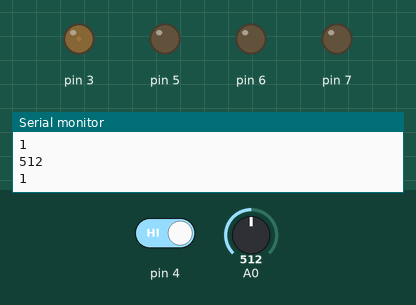
The sketch below on a simulated Arduino Uno, built with avr-gcc and run on an emulated ATmega328P. Parts: output pins drawn as LEDs (lit = HIGH), the last lines printed to the serial monitor. Dashed ring = blinking. The inputs (shaded band) are chosen by the test bench; at power-on: A0 = 512, pin 4 HIGH.

Above: at 1.2 s.
1.3 s: A0 set to 893
2.8 s: A0 set to 916
At 2.96 s:
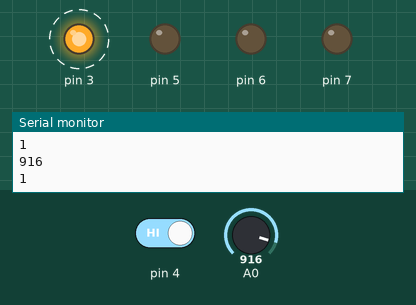
5.8 s: pin 4 driven LOW
At 6.82 s:
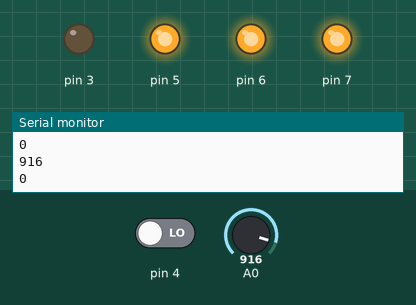
8.8 s: A0 set to 900
10.6 s: pin 4 driven HIGH
At 12.1 s:
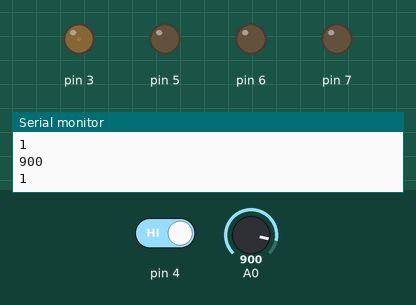
12.4 s: pin 4 driven LOW
At 12.63 s:
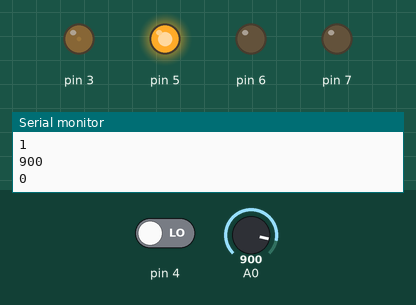
Timing chart, 0 to 15.2 s (numbered marks = the images above; inputs shaded):
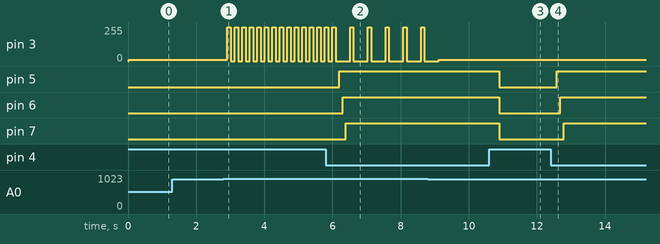

The sketch:

AllInOne.ino
```cpp
void setup() {
  // put your setup code here, to run once:
  Serial.begin(9600);

  pinMode(3,OUTPUT);
  pinMode(5,OUTPUT);
  pinMode(6,OUTPUT);
  pinMode(7,OUTPUT);
  pinMode(4,INPUT);

}

void loop() {
  // put your main code here, to run repeatedly:

  int LDR_val = analogRead(A0);
  int Switch_val = digitalRead(4);

  Serial.println(LDR_val);
  delay(10);
  Serial.println(Switch_val);
  delay(10);

  if( LDR_val > 900 )
    {
      analogWrite(3,255);
      delay(100);
      analogWrite(3,0);
      delay(100);
    }
  else
  {
    analogWrite(3,10);
    delay(100);
  }


  if( Switch_val == 0 )
  {
    digitalWrite(5,HIGH);
    delay(100);
    digitalWrite(6,HIGH);
    delay(100);
    digitalWrite(7,HIGH);
    delay(100);
  }
  else
  {
    digitalWrite(5,LOW);
    digitalWrite(6,LOW);
    digitalWrite(7,LOW);
  }


}
```

Measured:
- the behaviour switches between 900 and 901 on A0 (found by bisection; images 0 and 1)
- after the input at 2.8 s, pin 3: alternates 255/255 for 0.10 s and 0/255 for 0.12 s, starting after 0.11 s
- after the input at 5.8 s, pin 5: LOW → HIGH after 0.40 s; pin 6: LOW → HIGH after 0.50 s; pin 7: LOW → HIGH after 0.60 s
- after the input at 10.6 s, pin 5–7: HIGH → LOW after 0.30 s
- after the input at 12.4 s, pin 5: LOW → HIGH after 0.19 s; pin 6: LOW → HIGH after 0.29 s; pin 7: LOW → HIGH after 0.39 s
